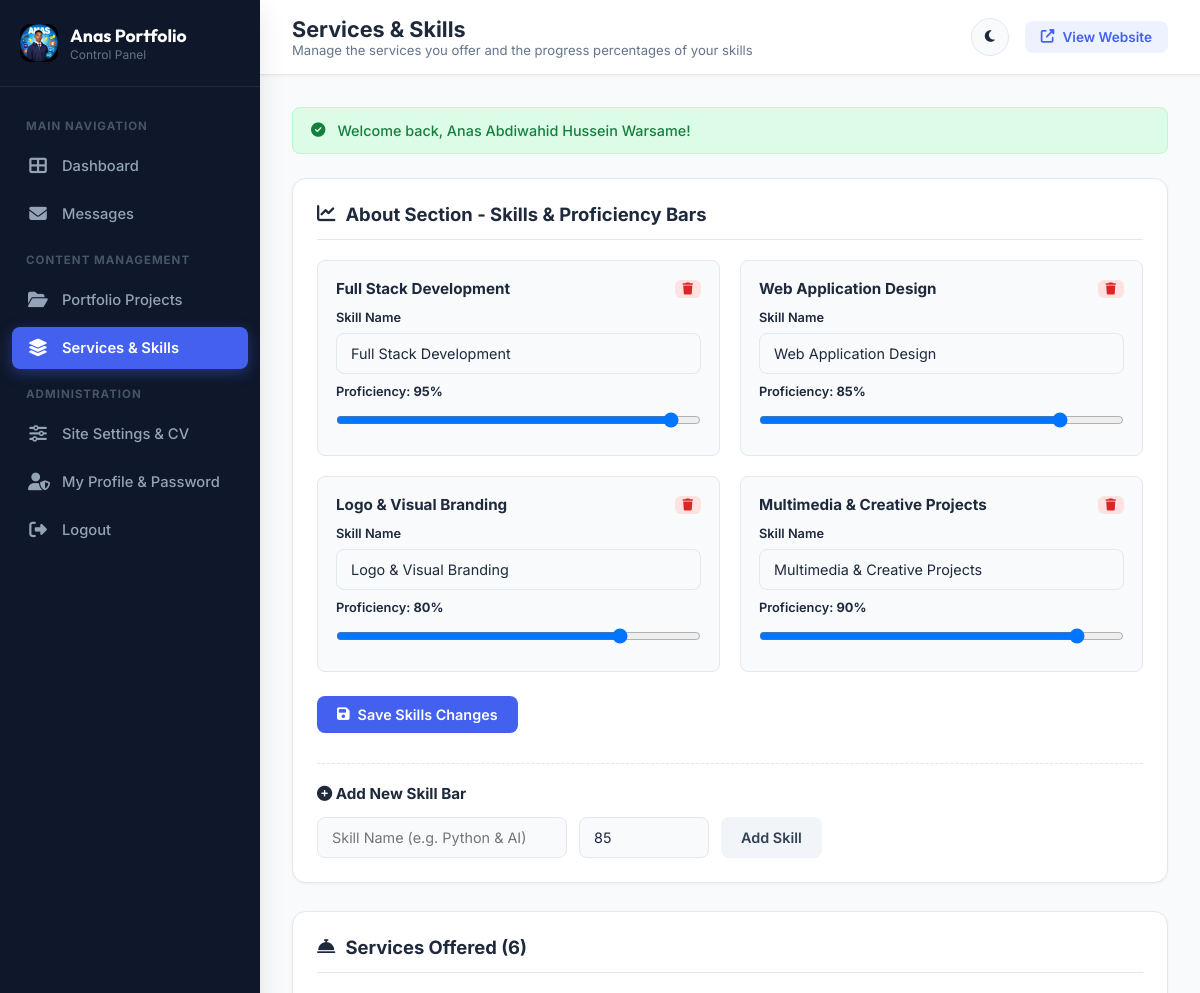
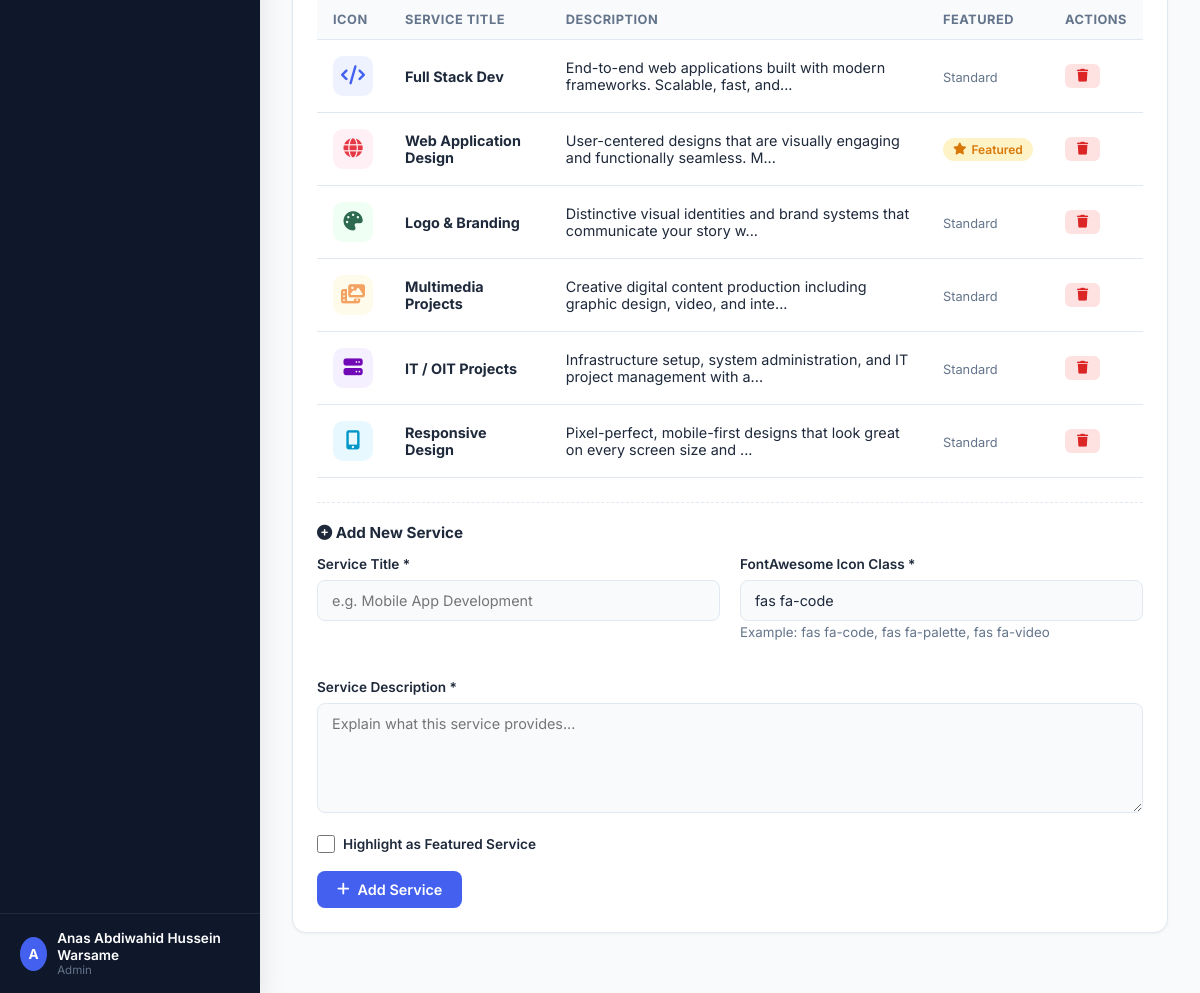
Screenshot of /admin/services.php (signed in) with the database file from the repository (2 pictures, top to bottom).
### tables this page shows
CREATE TABLE IF NOT EXISTS `skills` (
    `id` INT AUTO_INCREMENT PRIMARY KEY,
    `skill_name` VARCHAR(100) NOT NULL,
    `percentage` INT NOT NULL DEFAULT 80,
    `gradient_color` VARCHAR(100) DEFAULT 'linear-gradient(90deg,#e63946,#f4a261)',
    `sort_order` INT DEFAULT 0,
    `is_active` TINYINT(1) DEFAULT 1
);

CREATE TABLE IF NOT EXISTS `services` (
    `id` INT AUTO_INCREMENT PRIMARY KEY,
    `title` VARCHAR(100) NOT NULL,
    `description` TEXT NOT NULL,
    `icon_class` VARCHAR(50) NOT NULL DEFAULT 'fas fa-code',
    `icon_bg` VARCHAR(20) DEFAULT '#eef2ff',
    `icon_color` VARCHAR(20) DEFAULT '#4361ee',
    `is_featured` TINYINT(1) DEFAULT 0,
    `sort_order` INT DEFAULT 0,
    `is_active` TINYINT(1) DEFAULT 1,
    `created_at` TIMESTAMP DEFAULT CURRENT_TIMESTAMP
);

### includes/functions.php (called while the page is built, shortened)
<?php
function e($string) {
    return htmlspecialchars((string)$string, ENT_QUOTES, 'UTF-8');
}
function csrf_token() {
    return $_SESSION['csrf_token'];
}

### admin/services.php (the view, shortened to what this page needs)
<?php
require_once __DIR__ . '/includes/admin_header.php';
$skills = $pdo->query("SELECT * FROM skills ORDER BY sort_order ASC, id ASC")->fetchAll();
$services = $pdo->query("SELECT * FROM services ORDER BY sort_order ASC, id ASC")->fetchAll();
?>
<div class="admin-card">
  <div class="card-header">
    <h2><i class="fas fa-chart-line"></i> About Section - Skills & Proficiency Bars</h2>
  </div>
  <form action="services.php" method="POST">
    <div style="display: grid; grid-template-columns: repeat(auto-fit, minmax(300px, 1fr)); gap: 20px; margin-bottom: 24px;">
      <?php foreach ($skills as $sk): ?>
        <div style="background: var(--bg); padding: 18px; border-radius: var(--radius-sm); border: 1px solid var(--border);">
          <div style="display: flex; justify-content: space-between; align-items: center; margin-bottom: 12px;">
            <strong style="font-size: 0.95rem;"><?php echo e($sk['skill_name']); ?></strong>
            <a href="services.php?delete_skill=<?php echo $sk['id']; ?>&csrf_token=<?php echo csrf_token(); ?>" class="btn btn-sm btn-danger" style="padding: 3px 8px; font-size: 0.75rem;" data-confirm="Delete this skill?">
              <i class="fas fa-trash"></i>
            </a>
          </div>
          <div class="form-group" style="margin-bottom: 10px;">
            <label style="font-size: 0.8rem;">Skill Name</label>
            <input type="text" name="skills[<?php echo $sk['id']; ?>][name]" class="form-control" value="<?php echo e($sk['skill_name']); ?>" required>
          </div>
          <div class="form-group" style="margin-bottom: 0;">
            <label style="font-size: 0.8rem;">Proficiency: <strong id="val_<?php echo $sk['id']; ?>"><?php echo (int)$sk['percentage']; ?>%</strong></label>
            <input type="range" name="skills[<?php echo $sk['id']; ?>][percentage]" min="0" max="100" class="form-control" value="<?php echo (int)$sk['percentage']; ?>" oninput="document.getElementById('val_<?php echo $sk['id']; ?>').innerText = this.value + '%'" style="padding: 4px; cursor: pointer;">
          </div>
        </div>
      <?php endforeach; ?>
    </div>
    <button type="submit" class="btn btn-primary">
      <i class="fas fa-save"></i> Save Skills Changes
    </button>
  </form>
  <div style="margin-top: 30px; padding-top: 20px; border-top: 1px dashed var(--border);">
    <h3 style="font-size: 0.95rem; margin-bottom: 14px;"><i class="fas fa-plus-circle"></i> Add New Skill Bar</h3>
    <form action="services.php" method="POST" style="display: flex; gap: 12px; flex-wrap: wrap;">
      <input type="text" name="skill_name" class="form-control" placeholder="Skill Name (e.g. Python & AI)" style="max-width: 250px;" required>
      <input type="number" name="percentage" class="form-control" placeholder="Percentage (e.g. 90)" min="0" max="100" value="85" style="max-width: 130px;" required>
      <button type="submit" class="btn btn-secondary">Add Skill</button>
    </form>
  </div>
</div>
<div class="admin-card">
  <div class="card-header">
    <h2><i class="fas fa-concierge-bell"></i> Services Offered (<?php echo count($services); ?>)</h2>
  </div>
  <div class="table-responsive" style="margin-bottom: 24px;">
    <table class="admin-table">
      <thead>
        <tr>
          <th>Icon</th>
          <th>Service Title</th>
          <th>Description</th>
          <th>Featured</th>
          <th>Actions</th>
        </tr>
      </thead>
      <tbody>
        <?php foreach ($services as $srv): ?>
          <tr>
            <td>
              <div style="width: 40px; height: 40px; border-radius: 10px; background: <?php echo e($srv['icon_bg'] ?? '#eef2ff'); ?>; color: <?php echo e($srv['icon_color'] ?? '#4361ee'); ?>; display: flex; align-items: center; justify-content: center; font-size: 1.2rem;">
                <i class="<?php echo e($srv['icon_class']); ?>"></i>
              </div>
            </td>
            <td><strong><?php echo e($srv['title']); ?></strong></td>
            <td><?php echo e(mb_strimwidth($srv['description'], 0, 80, '...')); ?></td>
            <td>
              <?php if ($srv['is_featured']): ?>
                <span class="badge badge-featured"><i class="fas fa-star"></i> Featured</span>
              <?php else: ?>
                <span style="color: var(--text-muted); font-size: 0.8rem;">Standard</span>
              <?php endif; ?>
            </td>
            <td>
              <a href="services.php?delete_service=<?php echo $srv['id']; ?>&csrf_token=<?php echo csrf_token(); ?>" class="btn btn-sm btn-danger" data-confirm="Are you sure you want to delete this service?">
                <i class="fas fa-trash"></i>
              </a>
            </td>
          </tr>
        <?php endforeach; ?>
      </tbody>
    </table>
  </div>
  <div style="padding-top: 20px; border-top: 1px dashed var(--border);">
    <h3 style="font-size: 0.95rem; margin-bottom: 14px;"><i class="fas fa-plus-circle"></i> Add New Service</h3>
    <form action="services.php" method="POST">
      <div class="form-grid">
        <div class="form-group">
          <label>Service Title *</label>
          <input type="text" name="title" class="form-control" placeholder="e.g. Mobile App Development" required>
        </div>
        <div class="form-group">
          <label>FontAwesome Icon Class *</label>
          <input type="text" name="icon_class" class="form-control" placeholder="e.g. fas fa-mobile-alt" value="fas fa-code" required>
          <small style="color: var(--text-muted);">Example: <code>fas fa-code</code>, <code>fas fa-palette</code>, <code>fas fa-video</code></small>
        </div>
      </div>
      <div class="form-group">
        <label>Service Description *</label>
        <textarea name="description" class="form-control" rows="3" placeholder="Explain what this service provides..." required></textarea>
      </div>
      <div class="form-group">
        <label style="display: flex; align-items: center; gap: 8px; cursor: pointer;">
          <input type="checkbox" name="is_featured" value="1" style="width: 18px; height: 18px;">
          <span>Highlight as Featured Service</span>
        </label>
      </div>
      <button type="submit" class="btn btn-primary">
        <i class="fas fa-plus"></i> Add Service
      </button>
    </form>
  </div>
</div>
<?php require_once __DIR__ . '/includes/admin_footer.php'; ?>

### admin/assets/css/admin.css (style rules this page uses)
:root { --primary: #4361ee; --primary-hover: #3751d4; --primary-light: #eef2ff; --secondary: #e63946; --accent: #f4a261; --success: #2ec4b6; --warning: #ffb703; --danger: #e63946; --bg: #f8fafc; --card-bg: #ffffff; --sidebar-bg: #0f172a; --sidebar-text: #94a3b8; --sidebar-hover: #1e293b; --sidebar-active: #4361ee; --text-main: #1e293b; --text-muted: #64748b; --border: #e2e8f0; --radius-sm: 8px; --radius-md: 14px; --radius-lg: 20px; --shadow-sm: 0 1px 3px rgba(0, 0, 0, 0.05); --shadow-md: 0 4px 12px rgba(0, 0, 0, 0.07); --shadow-lg: 0 10px 25px rgba(0, 0, 0, 0.1); --transition: all 0.25s ease; }
* { margin: 0; padding: 0; box-sizing: border-box; font-family: 'Inter', -apple-system, BlinkMacSystemFont, 'Segoe UI', Roboto, sans-serif; }
body { background-color: var(--bg); color: var(--text-main); min-height: 100vh; display: flex; overflow-x: hidden; transition: background-color 0.3s ease, color 0.3s ease; }
a { color: var(--primary); text-decoration: none; transition: var(--transition); }
.admin-card { background: var(--card-bg); border: 1px solid var(--border); border-radius: var(--radius-md); padding: 24px; box-shadow: var(--shadow-sm); margin-bottom: 28px; }
.card-header { display: flex; align-items: center; justify-content: space-between; margin-bottom: 20px; padding-bottom: 14px; border-bottom: 1px solid var(--border); }
.card-header h2 { font-size: 1.15rem; font-weight: 700; color: var(--text-main); display: flex; align-items: center; gap: 10px; }
.table-responsive { width: 100%; overflow-x: auto; }
.admin-table { width: 100%; border-collapse: collapse; text-align: left; }
.admin-table th { background: var(--bg); padding: 12px 16px; font-size: 0.8rem; font-weight: 700; text-transform: uppercase; letter-spacing: 0.5px; color: var(--text-muted); border-bottom: 1px solid var(--border); }
.admin-table td { padding: 16px; border-bottom: 1px solid var(--border); font-size: 0.9rem; color: var(--text-main); vertical-align: middle; }
.badge { display: inline-flex; align-items: center; gap: 5px; padding: 4px 10px; border-radius: 99px; font-size: 0.75rem; font-weight: 600; }
.badge-featured { background: #fef3c7; color: #d97706; }
.btn { display: inline-flex; align-items: center; justify-content: center; gap: 8px; padding: 10px 20px; border-radius: var(--radius-sm); font-size: 0.9rem; font-weight: 600; cursor: pointer; border: none; transition: var(--transition); outline: none; }
.btn-primary { background: var(--primary); color: #fff; }
.btn-secondary { background: #f1f5f9; color: #334155; }
.btn-danger { background: #fee2e2; color: #dc2626; }
.btn-sm { padding: 6px 12px; font-size: 0.8rem; border-radius: 6px; }
.form-grid { display: grid; grid-template-columns: repeat(auto-fit, minmax(280px, 1fr)); gap: 20px; margin-bottom: 20px; }
.form-group { margin-bottom: 18px; }
.form-group label { display: block; font-size: 0.85rem; font-weight: 600; color: var(--text-main); margin-bottom: 8px; }
.form-control { width: 100%; padding: 11px 14px; background: var(--bg); border: 1px solid var(--border); border-radius: var(--radius-sm); font-size: 0.9rem; color: var(--text-main); transition: var(--transition); }
textarea.form-control { resize: vertical; min-height: 110px; }

### rows the page displays
skills: skill_name "Full Stack Development", percentage "95"
skills: skill_name "Web Application Design", percentage "85"
skills: skill_name "Logo & Visual Branding", percentage "80"
skills: skill_name "Multimedia & Creative Projects", percentage "90"
services: title "Full Stack Dev", description "End-to-end web applications built with modern frameworks. Scalable, fast, and...", is_featured "Standard"
services: title "Web Application Design", description "User-centered designs that are visually engaging and functionally seamless. M...", is_featured 1 (drawn)
services: title "Logo & Branding", description "Distinctive visual identities and brand systems that communicate your story w...", is_featured "Standard"
services: title "Multimedia Projects", description "Creative digital content production including graphic design, video, and inte...", is_featured "Standard"
services: title "IT / OIT Projects", description "Infrastructure setup, system administration, and IT project management with a...", is_featured "Standard"
services: title "Responsive Design", description "Pixel-perfect, mobile-first designs that look great on every screen size and ...", is_featured "Standard"

### other values shown
substr($currentUser['full_name'], 0, 1) "A"
$currentUser['full_name'] "Anas Abdiwahid Hussein Warsame"
$currentUser['role'] "Admin"
$pageTitle "Services & Skills"
$pageSubtitle "Manage the services you offer and the progress percentages of your skills"
$flash['message'] "Welcome back, Anas Abdiwahid Hussein Warsame!"
count($services) "6"
